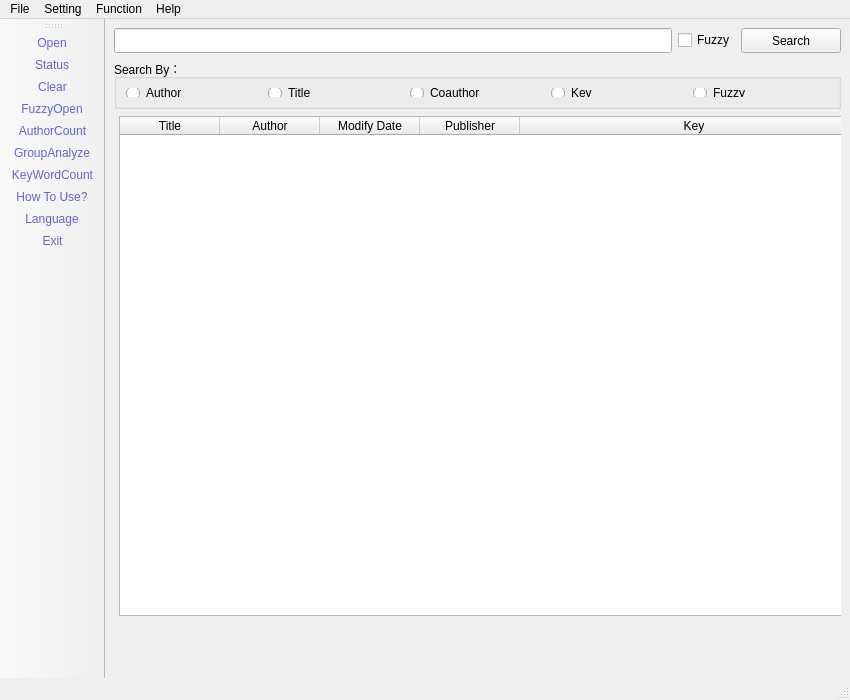
<?xml version="1.0" encoding="UTF-8"?>
<ui version="4.0">
 <class>MainWindow</class>
 <widget class="QMainWindow" name="MainWindow">
  <property name="enabled">
   <bool>true</bool>
  </property>
  <property name="geometry">
   <rect>
    <x>0</x>
    <y>0</y>
    <width>850</width>
    <height>700</height>
   </rect>
  </property>
  <property name="windowTitle">
   <string>DBLP Little Browser</string>
  </property>
  <property name="windowIcon">
   <iconset resource="icons/background.qrc">
    <normaloff>:/mouse.png</normaloff>:/mouse.png</iconset>
  </property>
  <property name="autoFillBackground">
   <bool>false</bool>
  </property>
  <property name="styleSheet">
   <string notr="true">#MainWindow{background-image: url(:/background.jpg);}
#centralwidget{background-image: url(:/background.jpg);}</string>
  </property>
  <property name="tabShape">
   <enum>QTabWidget::Triangular</enum>
  </property>
  <widget class="QWidget" name="centralwidget">
   <property name="autoFillBackground">
    <bool>false</bool>
   </property>
   <layout class="QGridLayout" name="gridLayout" columnstretch="0">
    <property name="bottomMargin">
     <number>5</number>
    </property>
    <item row="4" column="0">
     <widget class="QStackedWidget" name="stackedWidget">
      <property name="sizePolicy">
       <sizepolicy hsizetype="Preferred" vsizetype="Preferred">
        <horstretch>1</horstretch>
        <verstretch>1</verstretch>
       </sizepolicy>
      </property>
      <property name="autoFillBackground">
       <bool>false</bool>
      </property>
      <property name="styleSheet">
       <string notr="true"/>
      </property>
      <property name="frameShape">
       <enum>QFrame::NoFrame</enum>
      </property>
      <widget class="QWidget" name="authorPage">
       <property name="sizePolicy">
        <sizepolicy hsizetype="MinimumExpanding" vsizetype="MinimumExpanding">
         <horstretch>1</horstretch>
         <verstretch>1</verstretch>
        </sizepolicy>
       </property>
       <widget class="QTableWidget" name="Table_1">
        <property name="geometry">
         <rect>
          <x>5</x>
          <y>1</y>
          <width>750</width>
          <height>500</height>
         </rect>
        </property>
        <property name="sizePolicy">
         <sizepolicy hsizetype="Expanding" vsizetype="Expanding">
          <horstretch>0</horstretch>
          <verstretch>0</verstretch>
         </sizepolicy>
        </property>
        <property name="autoFillBackground">
         <bool>true</bool>
        </property>
        <attribute name="horizontalHeaderCascadingSectionResizes">
         <bool>true</bool>
        </attribute>
        <attribute name="horizontalHeaderStretchLastSection">
         <bool>true</bool>
        </attribute>
        <attribute name="verticalHeaderShowSortIndicator" stdset="0">
         <bool>false</bool>
        </attribute>
        <attribute name="verticalHeaderStretchLastSection">
         <bool>true</bool>
        </attribute>
        <column>
         <property name="text">
          <string>Title</string>
         </property>
        </column>
        <column>
         <property name="text">
          <string>Author</string>
         </property>
        </column>
        <column>
         <property name="text">
          <string>Modify Date</string>
         </property>
        </column>
        <column>
         <property name="text">
          <string>Publisher</string>
         </property>
        </column>
        <column>
         <property name="text">
          <string>Key</string>
         </property>
        </column>
       </widget>
      </widget>
      <widget class="QWidget" name="titlePage">
       <widget class="QLabel" name="Label">
        <property name="geometry">
         <rect>
          <x>9</x>
          <y>1</y>
          <width>641</width>
          <height>271</height>
         </rect>
        </property>
        <property name="sizePolicy">
         <sizepolicy hsizetype="Preferred" vsizetype="Preferred">
          <horstretch>1</horstretch>
          <verstretch>1</verstretch>
         </sizepolicy>
        </property>
        <property name="text">
         <string/>
        </property>
       </widget>
      </widget>
      <widget class="QWidget" name="coauthorPage">
       <property name="sizePolicy">
        <sizepolicy hsizetype="MinimumExpanding" vsizetype="MinimumExpanding">
         <horstretch>0</horstretch>
         <verstretch>0</verstretch>
        </sizepolicy>
       </property>
       <widget class="QTextBrowser" name="Browser">
        <property name="geometry">
         <rect>
          <x>5</x>
          <y>1</y>
          <width>671</width>
          <height>271</height>
         </rect>
        </property>
        <property name="sizePolicy">
         <sizepolicy hsizetype="MinimumExpanding" vsizetype="MinimumExpanding">
          <horstretch>1</horstretch>
          <verstretch>1</verstretch>
         </sizepolicy>
        </property>
       </widget>
      </widget>
      <widget class="QWidget" name="fuzzyPage">
       <property name="sizePolicy">
        <sizepolicy hsizetype="MinimumExpanding" vsizetype="MinimumExpanding">
         <horstretch>0</horstretch>
         <verstretch>0</verstretch>
        </sizepolicy>
       </property>
       <widget class="QTableWidget" name="Table_2">
        <property name="geometry">
         <rect>
          <x>0</x>
          <y>0</y>
          <width>711</width>
          <height>431</height>
         </rect>
        </property>
        <property name="sizePolicy">
         <sizepolicy hsizetype="MinimumExpanding" vsizetype="MinimumExpanding">
          <horstretch>1</horstretch>
          <verstretch>1</verstretch>
         </sizepolicy>
        </property>
        <property name="autoFillBackground">
         <bool>true</bool>
        </property>
        <attribute name="horizontalHeaderCascadingSectionResizes">
         <bool>true</bool>
        </attribute>
        <attribute name="horizontalHeaderStretchLastSection">
         <bool>true</bool>
        </attribute>
        <attribute name="verticalHeaderShowSortIndicator" stdset="0">
         <bool>false</bool>
        </attribute>
        <attribute name="verticalHeaderStretchLastSection">
         <bool>true</bool>
        </attribute>
        <column>
         <property name="text">
          <string>Title</string>
         </property>
        </column>
        <column>
         <property name="text">
          <string>Modify Date</string>
         </property>
        </column>
        <column>
         <property name="text">
          <string>Key</string>
         </property>
        </column>
       </widget>
      </widget>
     </widget>
    </item>
    <item row="3" column="0">
     <widget class="QGroupBox" name="LabelBox">
      <property name="enabled">
       <bool>true</bool>
      </property>
      <property name="maximumSize">
       <size>
        <width>16777215</width>
        <height>50</height>
       </size>
      </property>
      <property name="title">
       <string>Search By：</string>
      </property>
      <layout class="QHBoxLayout" name="horizontalLayout_5">
       <item alignment="Qt::AlignLeft">
        <widget class="QRadioButton" name="AuthorButton">
         <property name="text">
          <string>Author</string>
         </property>
        </widget>
       </item>
       <item>
        <widget class="QRadioButton" name="TitleButton">
         <property name="text">
          <string>Title</string>
         </property>
        </widget>
       </item>
       <item>
        <widget class="QRadioButton" name="CoauthorButton">
         <property name="text">
          <string>Coauthor</string>
         </property>
        </widget>
       </item>
       <item>
        <widget class="QRadioButton" name="KeyButton">
         <property name="text">
          <string>Key</string>
         </property>
        </widget>
       </item>
       <item>
        <widget class="QRadioButton" name="FuzzyButton">
         <property name="text">
          <string>Fuzzy</string>
         </property>
        </widget>
       </item>
      </layout>
     </widget>
    </item>
    <item row="1" column="0">
     <layout class="QHBoxLayout" name="TextLine">
      <item>
       <widget class="QLineEdit" name="lineEdit">
        <property name="maximumSize">
         <size>
          <width>16777215</width>
          <height>25</height>
         </size>
        </property>
        <property name="styleSheet">
         <string notr="true"/>
        </property>
        <property name="alignment">
         <set>Qt::AlignLeading|Qt::AlignLeft|Qt::AlignTop</set>
        </property>
       </widget>
      </item>
      <item>
       <widget class="QCheckBox" name="fuzzy">
        <property name="text">
         <string>Fuzzy</string>
        </property>
       </widget>
      </item>
      <item>
       <widget class="QPushButton" name="searchButton">
        <property name="minimumSize">
         <size>
          <width>100</width>
          <height>25</height>
         </size>
        </property>
        <property name="maximumSize">
         <size>
          <width>16777215</width>
          <height>25</height>
         </size>
        </property>
        <property name="text">
         <string>Search</string>
        </property>
        <property name="icon">
         <iconset resource="icons/background.qrc">
          <normaloff>:/search.png</normaloff>:/search.png</iconset>
        </property>
       </widget>
      </item>
     </layout>
    </item>
   </layout>
  </widget>
  <widget class="QMenuBar" name="menubar">
   <property name="geometry">
    <rect>
     <x>0</x>
     <y>0</y>
     <width>850</width>
     <height>17</height>
    </rect>
   </property>
   <widget class="QMenu" name="menuFile">
    <property name="title">
     <string>File</string>
    </property>
    <addaction name="action_Open"/>
    <addaction name="action_Exit"/>
   </widget>
   <widget class="QMenu" name="menuSetting">
    <property name="title">
     <string>Setting</string>
    </property>
    <addaction name="action_Language"/>
    <addaction name="action_Status"/>
   </widget>
   <widget class="QMenu" name="menuFunction">
    <property name="title">
     <string>Function</string>
    </property>
    <addaction name="action_Clear"/>
    <addaction name="action_AuthorCount"/>
    <addaction name="action_FuzzyOpen"/>
    <addaction name="action_GroupAnalyze"/>
    <addaction name="action_KeyWordCount"/>
   </widget>
   <widget class="QMenu" name="menuHelp">
    <property name="title">
     <string>Help</string>
    </property>
    <addaction name="action_HowToUse"/>
   </widget>
   <addaction name="menuFile"/>
   <addaction name="menuSetting"/>
   <addaction name="menuFunction"/>
   <addaction name="menuHelp"/>
  </widget>
  <widget class="QStatusBar" name="statusbar"/>
  <widget class="QToolBar" name="toolBar">
   <property name="contextMenuPolicy">
    <enum>Qt::CustomContextMenu</enum>
   </property>
   <property name="windowTitle">
    <string>toolBar</string>
   </property>
   <property name="styleSheet">
    <string notr="true">color: rgb(100,100, 200);</string>
   </property>
   <property name="iconSize">
    <size>
     <width>30</width>
     <height>30</height>
    </size>
   </property>
   <property name="toolButtonStyle">
    <enum>Qt::ToolButtonTextUnderIcon</enum>
   </property>
   <attribute name="toolBarArea">
    <enum>LeftToolBarArea</enum>
   </attribute>
   <attribute name="toolBarBreak">
    <bool>false</bool>
   </attribute>
   <addaction name="action_Open"/>
   <addaction name="action_Status"/>
   <addaction name="action_Clear"/>
   <addaction name="action_FuzzyOpen"/>
   <addaction name="action_AuthorCount"/>
   <addaction name="action_GroupAnalyze"/>
   <addaction name="action_KeyWordCount"/>
   <addaction name="action_HowToUse"/>
   <addaction name="action_Language"/>
   <addaction name="action_Exit"/>
  </widget>
  <action name="action_HowToUse">
   <property name="icon">
    <iconset resource="icons/background.qrc">
     <normaloff>:/IconParkHelp.png</normaloff>:/IconParkHelp.png</iconset>
   </property>
   <property name="text">
    <string>How To Use?</string>
   </property>
  </action>
  <action name="action_Open">
   <property name="checkable">
    <bool>false</bool>
   </property>
   <property name="icon">
    <iconset resource="icons/background.qrc">
     <normaloff>:/open.png</normaloff>:/open.png</iconset>
   </property>
   <property name="text">
    <string>Open</string>
   </property>
  </action>
  <action name="action_Exit">
   <property name="icon">
    <iconset resource="icons/background.qrc">
     <normaloff>:/exit.png</normaloff>:/exit.png</iconset>
   </property>
   <property name="text">
    <string>Exit</string>
   </property>
  </action>
  <action name="action_Clear">
   <property name="icon">
    <iconset resource="icons/background.qrc">
     <normaloff>:/clear.png</normaloff>:/clear.png</iconset>
   </property>
   <property name="text">
    <string>Clear</string>
   </property>
  </action>
  <action name="actionAuthor">
   <property name="icon">
    <iconset>
     <normaloff>icons/author.png</normaloff>icons/author.png</iconset>
   </property>
   <property name="text">
    <string>Author of the Most Articles</string>
   </property>
  </action>
  <action name="action_AuthorCount">
   <property name="checkable">
    <bool>true</bool>
   </property>
   <property name="icon">
    <iconset resource="icons/background.qrc">
     <normaloff>:/author.png</normaloff>:/author.png</iconset>
   </property>
   <property name="text">
    <string>AuthorCount</string>
   </property>
  </action>
  <action name="action_FuzzyOpen">
   <property name="checkable">
    <bool>true</bool>
   </property>
   <property name="icon">
    <iconset resource="icons/background.qrc">
     <normaloff>:/fuzzyopen.png</normaloff>:/fuzzyopen.png</iconset>
   </property>
   <property name="text">
    <string>FuzzyOpen</string>
   </property>
  </action>
  <action name="action_Language">
   <property name="icon">
    <iconset resource="icons/background.qrc">
     <normaloff>:/language.png</normaloff>:/language.png</iconset>
   </property>
   <property name="text">
    <string>Language</string>
   </property>
  </action>
  <action name="action_GroupAnalyze">
   <property name="checkable">
    <bool>true</bool>
   </property>
   <property name="icon">
    <iconset resource="icons/background.qrc">
     <normaloff>:/group.png</normaloff>:/group.png</iconset>
   </property>
   <property name="text">
    <string>GroupAnalyze</string>
   </property>
  </action>
  <action name="action_KeyWordCount">
   <property name="checkable">
    <bool>true</bool>
   </property>
   <property name="checked">
    <bool>false</bool>
   </property>
   <property name="icon">
    <iconset resource="icons/background.qrc">
     <normaloff>:/keyword.png</normaloff>:/keyword.png</iconset>
   </property>
   <property name="text">
    <string>KeyWordCount</string>
   </property>
  </action>
  <action name="action_Status">
   <property name="icon">
    <iconset resource="icons/background.qrc">
     <normaloff>:/fuzzy.png</normaloff>:/fuzzy.png</iconset>
   </property>
   <property name="text">
    <string>Status</string>
   </property>
  </action>
 </widget>
 <resources>
  <include location="icons/background.qrc"/>
  <include location="icons/background.qrc"/>
 </resources>
 <connections/>
</ui>
